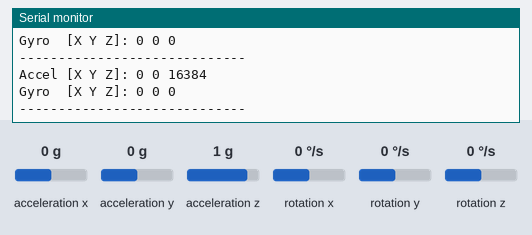
Bench run of a sketch on a simulated ESP32. On the bench: the last lines printed to the serial monitor. Inputs (shaded band) come from the test bench; at power-on: acceleration x 0 g, acceleration y 0 g, acceleration z 1 g, rotation x 0 °/s, rotation y 0 °/s, rotation z 0 °/s.

Above: at 1.2 s.
1.3 s: acceleration x set to -1.4 g
At 1.6 s:
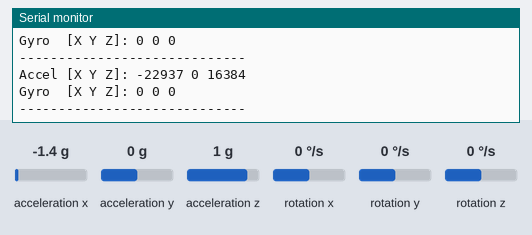
2.8 s: acceleration y set to -1.4 g
At 3.04 s:
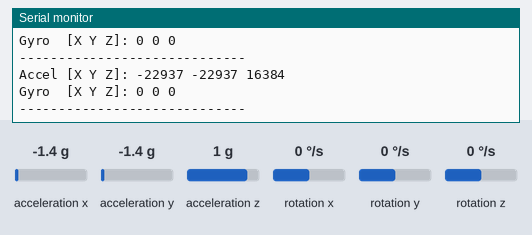
4.3 s: acceleration z set to -1.4 g
At 4.48 s:
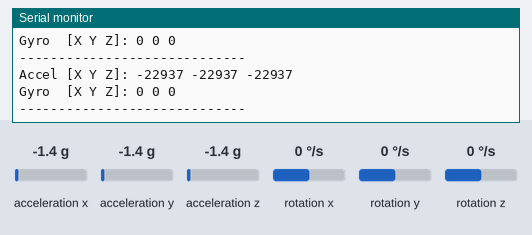
5.8 s: rotation x set to -192 °/s
At 6.12 s:
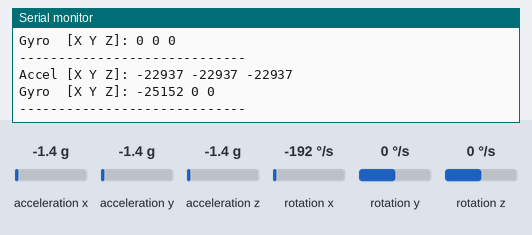
7.3 s: rotation y set to -192 °/s
At 7.57 s:
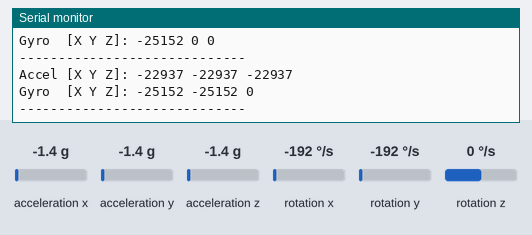

The sketch:

Mpu6050.ino
```cpp
#include "Wire.h"
#include "MPU6050.h"

// ESP32 I2C pins
#define SDA_PIN 21
#define SCL_PIN 22

MPU6050 accelgyro;

// Offsets hasil kalibrasi
int ax_offset = -7844;
int ay_offset = -5615;
int az_offset = 8636;
int gx_offset = -26;
int gy_offset = -8;
int gz_offset = -67;

int16_t ax, ay, az, gx, gy, gz;

void setup() {
  Serial.begin(115200);
  Wire.begin(SDA_PIN, SCL_PIN);

  Serial.println("Initializing MPU6050...");
  accelgyro.initialize();

  // Terapkan offsets kalibrasi
  accelgyro.setXAccelOffset(ax_offset);
  accelgyro.setYAccelOffset(ay_offset);
  accelgyro.setZAccelOffset(az_offset);
  accelgyro.setXGyroOffset(gx_offset);
  accelgyro.setYGyroOffset(gy_offset);
  accelgyro.setZGyroOffset(gz_offset);

  if(accelgyro.testConnection()){
    Serial.println("MPU6050 connected successfully!");
  } else {
    Serial.println("MPU6050 connection failed!");
    while(1);
  }

  Serial.println("Reading sensor data...");
}

void loop() {
  // Ambil data accelerometer dan gyroscope
  accelgyro.getMotion6(&ax, &ay, &az, &gx, &gy, &gz);

  // Tampilkan data di Serial Monitor
  Serial.print("Accel [X Y Z]: ");
  Serial.print(ax); Serial.print(" ");
  Serial.print(ay); Serial.print(" ");
  Serial.println(az);

  Serial.print("Gyro  [X Y Z]: ");
  Serial.print(gx); Serial.print(" ");
  Serial.print(gy); Serial.print(" ");
  Serial.println(gz);

  Serial.println("-----------------------------");
  delay(200); // update tiap 200ms
}
```

Measured:
- after the input at 1.3 s, the serial monitor: prints a new line after 0.14 s (image 1)
- after the input at 2.8 s, the serial monitor: prints a new line after 0.08 s (image 2)
- after the input at 4.3 s, the serial monitor: prints a new line at once (image 3)
- after the input at 5.8 s, the serial monitor: prints a new line after 0.17 s (image 4)
- after the input at 7.3 s, the serial monitor: prints a new line after 0.11 s (image 5)
